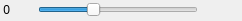
<?xml version="1.0" encoding="UTF-8"?>
<ui version="4.0">
 <class>E5ZoomWidget</class>
 <widget class="QWidget" name="E5ZoomWidget">
  <property name="geometry">
   <rect>
    <x>0</x>
    <y>0</y>
    <width>242</width>
    <height>21</height>
   </rect>
  </property>
  <property name="sizePolicy">
   <sizepolicy hsizetype="Minimum" vsizetype="Minimum">
    <horstretch>0</horstretch>
    <verstretch>0</verstretch>
   </sizepolicy>
  </property>
  <layout class="QHBoxLayout" name="horizontalLayout">
   <property name="leftMargin">
    <number>0</number>
   </property>
   <property name="topMargin">
    <number>0</number>
   </property>
   <property name="rightMargin">
    <number>0</number>
   </property>
   <property name="bottomMargin">
    <number>0</number>
   </property>
   <item>
    <widget class="QLabel" name="valueLabel">
     <property name="minimumSize">
      <size>
       <width>0</width>
       <height>16</height>
      </size>
     </property>
     <property name="maximumSize">
      <size>
       <width>16777215</width>
       <height>16</height>
      </size>
     </property>
     <property name="text">
      <string notr="true">0</string>
     </property>
     <property name="alignment">
      <set>Qt::AlignRight|Qt::AlignTrailing|Qt::AlignVCenter</set>
     </property>
    </widget>
   </item>
   <item>
    <widget class="E5ClickableLabel" name="zoomOutLabel">
     <property name="sizePolicy">
      <sizepolicy hsizetype="Fixed" vsizetype="Fixed">
       <horstretch>0</horstretch>
       <verstretch>0</verstretch>
      </sizepolicy>
     </property>
     <property name="minimumSize">
      <size>
       <width>16</width>
       <height>16</height>
      </size>
     </property>
     <property name="maximumSize">
      <size>
       <width>16</width>
       <height>16</height>
      </size>
     </property>
     <property name="toolTip">
      <string>Zoom out</string>
     </property>
    </widget>
   </item>
   <item>
    <widget class="QSlider" name="slider">
     <property name="sizePolicy">
      <sizepolicy hsizetype="Fixed" vsizetype="Fixed">
       <horstretch>0</horstretch>
       <verstretch>0</verstretch>
      </sizepolicy>
     </property>
     <property name="minimumSize">
      <size>
       <width>160</width>
       <height>16</height>
      </size>
     </property>
     <property name="maximumSize">
      <size>
       <width>160</width>
       <height>16</height>
      </size>
     </property>
     <property name="focusPolicy">
      <enum>Qt::NoFocus</enum>
     </property>
     <property name="toolTip">
      <string>Drag to zoom</string>
     </property>
     <property name="minimum">
      <number>-10</number>
     </property>
     <property name="maximum">
      <number>20</number>
     </property>
     <property name="orientation">
      <enum>Qt::Horizontal</enum>
     </property>
     <property name="tickPosition">
      <enum>QSlider::NoTicks</enum>
     </property>
    </widget>
   </item>
   <item>
    <widget class="E5ClickableLabel" name="zoomInLabel">
     <property name="sizePolicy">
      <sizepolicy hsizetype="Fixed" vsizetype="Fixed">
       <horstretch>0</horstretch>
       <verstretch>0</verstretch>
      </sizepolicy>
     </property>
     <property name="minimumSize">
      <size>
       <width>16</width>
       <height>16</height>
      </size>
     </property>
     <property name="maximumSize">
      <size>
       <width>16</width>
       <height>16</height>
      </size>
     </property>
     <property name="toolTip">
      <string>Zoom in</string>
     </property>
    </widget>
   </item>
   <item>
    <widget class="E5ClickableLabel" name="zoomResetLabel">
     <property name="sizePolicy">
      <sizepolicy hsizetype="Fixed" vsizetype="Fixed">
       <horstretch>0</horstretch>
       <verstretch>0</verstretch>
      </sizepolicy>
     </property>
     <property name="minimumSize">
      <size>
       <width>16</width>
       <height>16</height>
      </size>
     </property>
     <property name="maximumSize">
      <size>
       <width>16</width>
       <height>16</height>
      </size>
     </property>
     <property name="toolTip">
      <string>Zoom reset</string>
     </property>
    </widget>
   </item>
  </layout>
 </widget>
 <customwidgets>
  <customwidget>
   <class>E5ClickableLabel</class>
   <extends>QLabel</extends>
   <header>E5Gui/E5ClickableLabel.h</header>
  </customwidget>
 </customwidgets>
 <resources/>
 <connections/>
</ui>
